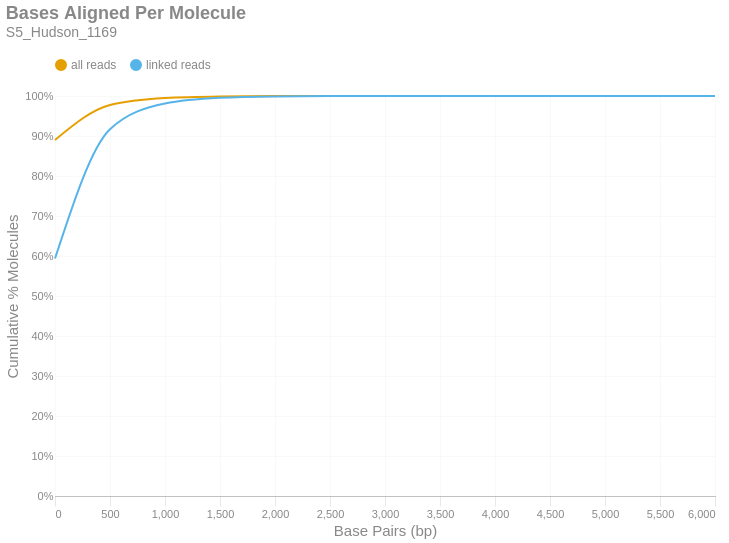

Notebook code for this chart:
### Markdown cell above
### Bases Aligned Per Molecule
This is a cumulative frequency distribution showing the number of base pairs aligned per unique molecule. These data are shown in 500 bp bins. There are two distributions: one with `all reads` (yellow) and another with only `linked reads` (blue). The percent of molecules in the `linked reads` distribution is relative to the total number of linked molecules.

### Code cell
if SKIPLR:
    print_html(f"Skipped")
else:
    binned_df = consolidated_hist(valids['aligned_bp'], mask, 500, True)
    with SafeRender(binned_df):
        (
            density_plot(binned_df, 'Bases Aligned Per Molecule', samplename, 'basesper')
            .encode(
                x=alt.X('bin:Q', title="Base Pairs (bp)").axis(tickMinStep=500).scale(padding=0),
                y=alt.Y('value:Q', title='Cumulative % Molecules')
                    .axis(format='%')
                    .scale(domain = [0,1])
                    .stack(False),
                color=alt.Color("key:N").scale(domain = ["all reads", "linked reads"]),
                tooltip = [
                    alt.Tooltip("key:N", title = "Data Type"),
                    alt.Tooltip("range_label:N", title="Bases Aligned Per Molecule"),
                    alt.Tooltip("value:Q", format = ".2%", title="% Molecules (Cum.)")
                ]
            )
        ).display()

### Figure 1 — Vega-Lite specification as saved in the notebook (floating-point values rounded to 4 significant figures)
{"width": "container", "height": 400, "config": {"title": {"anchor": "start", "dy": -15, "fontSize": 18, "color": "#888888", "subtitleColor": "#888888", "subtitleFontSize": 14}, "arc": {"fill": "#0072B2"}, "axis": {"domainColor": "#888888", "domainWidth": 0.5, "gridWidth": 0.2, "grid": false, "titleFontWeight": 400, "titleFontSize": 15, "labelFontSize": 11, "labelColor": "#888888", "tickColor": "#888888", "tickWidth": 0.2, "titleColor": "#888888"}, "axisBand": {"grid": false}, "axisX": {"grid": true, "tickSize": 10, "domainCap": "round"}, "axisY": {"domain": false, "grid": true, "tickSize": 0, "domainCap": "round"}, "background": "transparent", "header": {"labelFontSize": 15, "labelColor": "#888888", "titleFontSize": 15, "titleFontWeight": 600, "titleColor": "#888888"}, "legend": {"labelFont": "sans-serif", "labelFontSize": 12, "labelColor": "#888888", "symbolSize": 100, "symbolType": "circle", "titleFontSize": 12, "titlePadding": 10, "titleColor": "#888888", "title": null, "orient": "top"}, "range": {"category": ["#E69F00", "#56B4E9", "#009E73", "#F0E442", "#0072B2", "#D55E00", "#CC79A7", "#000000"], "diverging": ["#cfe8f3", "#a2d4ec", "#73bfe2", "#46abdb", "#1696d2", "#12719e"]}, "area": {"fill": "#0072B2", "fillOpacity": 0.7, "line": true, "strokeOpacity": 0.7}, "line": {"color": "#0072B2", "stroke": "#0072B2", "strokeWidth": 2}, "trail": {"color": "#0072B2", "stroke": "#0072B2", "strokeWidth": 0, "size": 1}, "point": {"filled": true, "fillOpacity": 1.0, "size": 95}, "text": {"color": "#888888", "fontSize": 11, "align": "right", "fontWeight": 400, "size": 11}, "bar": {"fill": "#0072B2", "stroke": null}, "view": {"stroke": null, "continuousWidth": 660, "continuousHeight": 400}}, "data": {"name": "data-a7086999c3dd7857a9937506ceb45f2c"}, "mark": {"type": "line", "interpolate": "monotone", "point": {"opacity": 0, "size": 275}}, "encoding": {"color": {"field": "key", "scale": {"domain": ["all reads", "linked reads"]}, "type": "nominal"}, "tooltip": [{"field": "key", "title": "Data Type", "type": "nominal"}, {"field": "range_label", "title": "Bases Aligned Per Molecule", "type": "nominal"}, {"field": "value", "format": ".2%", "title": "% Molecules (Cum.)", "type": "quantitative"}], "x": {"axis": {"tickMinStep": 500}, "field": "bin", "scale": {"padding": 0}, "title": "Base Pairs (bp)", "type": "quantitative"}, "y": {"axis": {"format": "%"}, "field": "value", "scale": {"domain": [0, 1]}, "stack": false, "title": "Cumulative % Molecules", "type": "quantitative"}}, "params": [{"name": "param_c36ac31b6afebe62", "select": {"type": "point", "fields": ["key"]}, "bind": "legend"}], "title": {"text": "Bases Aligned Per Molecule", "subtitle": "S5_Hudson_1169"}, "transform": [{"fold": ["all reads (cumsum)", "linked reads (cumsum)"]}, {"calculate": "replace(datum.key, ' (cumsum)', '')", "as": "key"}, {"filter": {"param": "param_c36ac31b6afebe62"}}], "usermeta": {"embedOptions": {"downloadFileName": "S5_Hudson_1169.basesper"}}, "$schema": "https://vega.github.io/schema/vega-lite/v6.1.0.json", "datasets": {"data-a7086999c3dd7857a9937506ceb45f2c": [{"bin": "0.0", "interval": "0.0-500.0", "all reads": 0.8902, "linked reads": 0.5936, "all reads (cumsum)": 0.8902, "linked reads (cumsum)": 0.5936, "range_label": "0-499"}, {"bin": "500.0", "interval": "500.0-1000.0", "all reads": 0.08746, "linked reads": 0.3233, "all reads (cumsum)": 0.9776, "linked reads (cumsum)": 0.9169, "range_label": "500-999"}, {"bin": "1000.0", "interval": "1000.0-1500.0", "all reads": 0.01731, "linked reads": 0.06428, "all reads (cumsum)": 0.9949, "linked reads (cumsum)": 0.9812, "range_label": "1000-1499"}, {"bin": "1500.0", "interval": "1500.0-2000.0", "all reads": 0.003873, "linked reads": 0.01439, "all reads (cumsum)": 0.9988, "linked reads (cumsum)": 0.9956, "range_label": "1500-1999"}, {"bin": "2000.0", "interval": "2000.0-2500.0", "all reads": 0.0009128, "linked reads": 0.00339, "all reads (cumsum)": 0.9997, "linked reads (cumsum)": 0.999, "range_label": "2000-2499"}, {"bin": "2500.0", "interval": "2500.0-3000.0", "all reads": 0.0002041, "linked reads": 0.0007581, "all reads (cumsum)": 0.9999, "linked reads (cumsum)": 0.9997, "range_label": "2500-2999"}, {"bin": "3000.0", "interval": "3000.0-3500.0", "all reads": 4.912e-05, "linked reads": 0.0001824, "all reads (cumsum)": 1.0, "linked reads (cumsum)": 0.9999, "range_label": "3000-3499"}, {"bin": "3500.0", "interval": "3500.0-4000.0", "all reads": 1.419e-05, "linked reads": 5.269e-05, "all reads (cumsum)": 1.0, "linked reads (cumsum)": 1.0, "range_label": "3500-3999"}, {"bin": "4000.0", "interval": "4000.0-4500.0", "all reads": 5.159e-06, "linked reads": 1.916e-05, "all reads (cumsum)": 1.0, "linked reads (cumsum)": 1.0, "range_label": "4000-4499"}, {"bin": "4500.0", "interval": "4500.0-5000.0", "all reads": 1.182e-06, "linked reads": 4.391e-06, "all reads (cumsum)": 1.0, "linked reads (cumsum)": 1.0, "range_label": "4500-4999"}, {"bin": "5000.0", "interval": "5000.0-5500.0", "all reads": 1.075e-07, "linked reads": 3.992e-07, "all reads (cumsum)": 1.0, "linked reads (cumsum)": 1.0, "range_label": "5000-5499"}, {"bin": "5500.0", "interval": "5500.0-6000.0", "all reads": 0.0, "linked reads": 0.0, "all reads (cumsum)": 1.0, "linked reads (cumsum)": 1.0, "range_label": "5500-5999"}, {"bin": "6000.0", "interval": "6000.0-6500.0", "all reads": 1.075e-07, "linked reads": 3.992e-07, "all reads (cumsum)": 1.0, "linked reads (cumsum)": 1.0, "range_label": "6000-6499"}]}}
